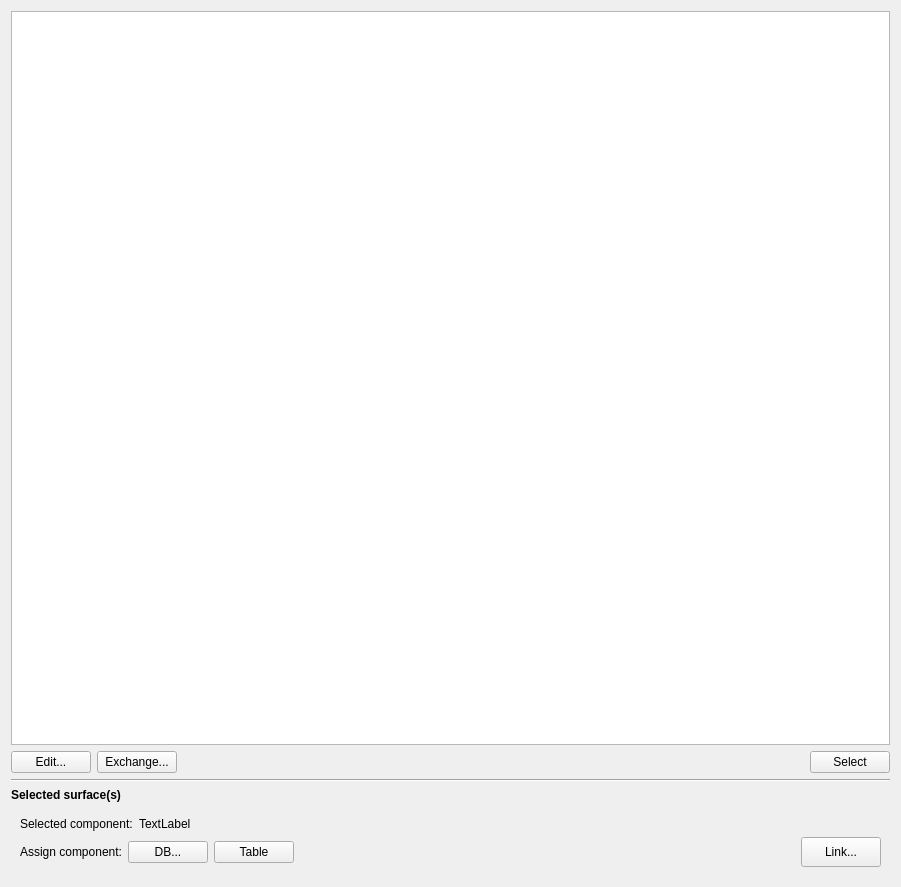
<?xml version="1.0" encoding="UTF-8"?>
<ui version="4.0">
 <class>SVPropBuildingComponentsWidget</class>
 <widget class="QWidget" name="SVPropBuildingComponentsWidget">
  <property name="geometry">
   <rect>
    <x>0</x>
    <y>0</y>
    <width>901</width>
    <height>887</height>
   </rect>
  </property>
  <property name="windowTitle">
   <string>Form</string>
  </property>
  <layout class="QVBoxLayout" name="mainLayout">
   <item>
    <widget class="QTableWidget" name="tableWidgetComponents"/>
   </item>
   <item>
    <layout class="QHBoxLayout" name="horizontalLayout_3">
     <item>
      <widget class="QPushButton" name="pushButtonEditComponents">
       <property name="text">
        <string>Edit...</string>
       </property>
       <property name="iconSize">
        <size>
         <width>24</width>
         <height>24</height>
        </size>
       </property>
      </widget>
     </item>
     <item>
      <widget class="QPushButton" name="pushButtonExchangeComponents">
       <property name="toolTip">
        <string>Replaces the component association of all objects with the currently selected component.</string>
       </property>
       <property name="text">
        <string>Exchange...</string>
       </property>
       <property name="iconSize">
        <size>
         <width>24</width>
         <height>24</height>
        </size>
       </property>
      </widget>
     </item>
     <item>
      <spacer name="horizontalSpacer">
       <property name="orientation">
        <enum>Qt::Horizontal</enum>
       </property>
       <property name="sizeHint" stdset="0">
        <size>
         <width>614</width>
         <height>17</height>
        </size>
       </property>
      </spacer>
     </item>
     <item>
      <widget class="QPushButton" name="pushButtonSelectObjectsWithComponent">
       <property name="toolTip">
        <string>Selects all objects/surfaces which are associated with the selected component.</string>
       </property>
       <property name="text">
        <string>Select</string>
       </property>
       <property name="iconSize">
        <size>
         <width>24</width>
         <height>24</height>
        </size>
       </property>
      </widget>
     </item>
    </layout>
   </item>
   <item>
    <widget class="Line" name="line_2">
     <property name="orientation">
      <enum>Qt::Horizontal</enum>
     </property>
    </widget>
   </item>
   <item>
    <widget class="QLabel" name="label_2">
     <property name="font">
      <font>
       <bold>true</bold>
      </font>
     </property>
     <property name="text">
      <string>Selected surface(s)</string>
     </property>
    </widget>
   </item>
   <item>
    <widget class="QWidget" name="widgetSelectedComponent" native="true">
     <layout class="QVBoxLayout" name="verticalLayout">
      <item>
       <layout class="QHBoxLayout" name="horizontalLayout_2">
        <item>
         <widget class="QLabel" name="label">
          <property name="text">
           <string>Selected component:</string>
          </property>
         </widget>
        </item>
        <item>
         <widget class="QLabel" name="labelSelectedComponents">
          <property name="sizePolicy">
           <sizepolicy hsizetype="Expanding" vsizetype="Preferred">
            <horstretch>0</horstretch>
            <verstretch>0</verstretch>
           </sizepolicy>
          </property>
          <property name="text">
           <string>TextLabel</string>
          </property>
         </widget>
        </item>
       </layout>
      </item>
      <item>
       <layout class="QHBoxLayout" name="horizontalLayout">
        <item>
         <widget class="QLabel" name="label_3">
          <property name="text">
           <string>Assign component:</string>
          </property>
         </widget>
        </item>
        <item>
         <widget class="QPushButton" name="pushButtonAssignComponent">
          <property name="text">
           <string>DB...</string>
          </property>
          <property name="iconSize">
           <size>
            <width>24</width>
            <height>24</height>
           </size>
          </property>
         </widget>
        </item>
        <item>
         <widget class="QPushButton" name="pushButtonAssignComponentFromTable">
          <property name="toolTip">
           <string>Assign the component selected in the table above to all currently selected surfaces.</string>
          </property>
          <property name="text">
           <string>Table</string>
          </property>
          <property name="iconSize">
           <size>
            <width>24</width>
            <height>24</height>
           </size>
          </property>
         </widget>
        </item>
        <item>
         <spacer name="horizontalSpacer_2">
          <property name="orientation">
           <enum>Qt::Horizontal</enum>
          </property>
          <property name="sizeHint" stdset="0">
           <size>
            <width>558</width>
            <height>20</height>
           </size>
          </property>
         </spacer>
        </item>
        <item>
         <widget class="QPushButton" name="pushButtonAssignInsideComponent">
          <property name="minimumSize">
           <size>
            <width>0</width>
            <height>30</height>
           </size>
          </property>
          <property name="text">
           <string>Link...</string>
          </property>
          <property name="iconSize">
           <size>
            <width>24</width>
            <height>24</height>
           </size>
          </property>
         </widget>
        </item>
       </layout>
      </item>
     </layout>
    </widget>
   </item>
  </layout>
 </widget>
 <resources/>
 <connections/>
</ui>
